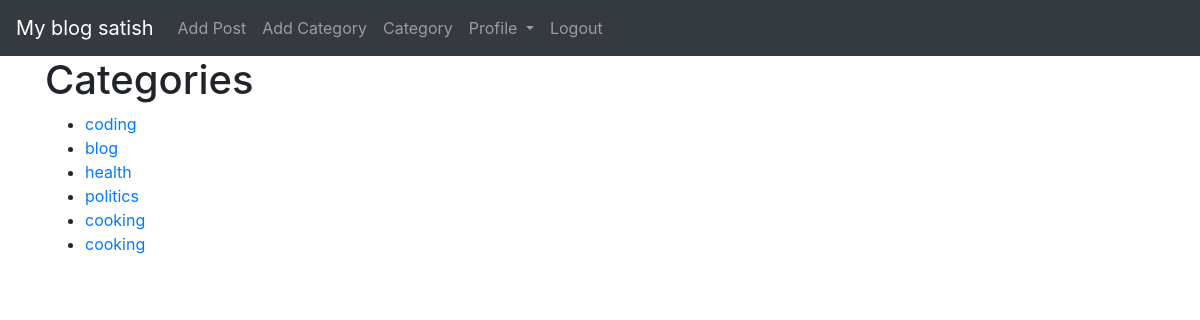
The app's page /category/ (signed in), older data.
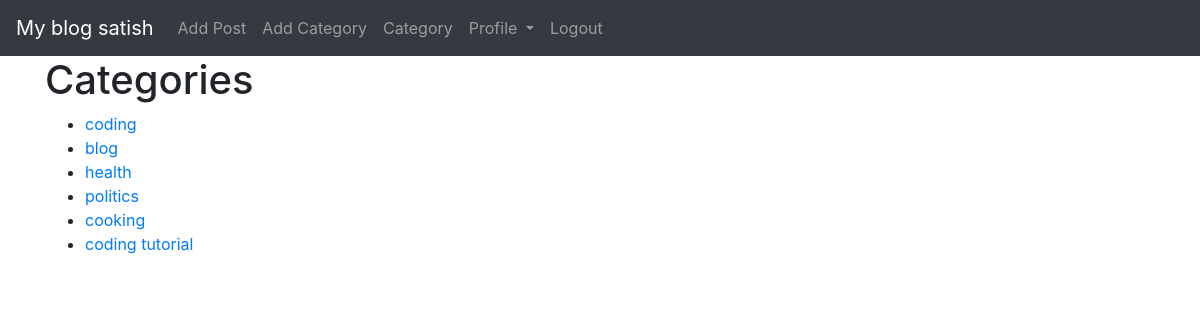
The same page, newer data.
### theblog/models.py (models this page shows, shortened)
class Category(models.Model):
    name = models.CharField(max_length=100)

### theblog/views.py (the view)
# urls.py: path('category/', CategoryView.as_view(),name="category"),
class CategoryView(ListView):
    model = Category
    template_name = 'category_page.html'

### theblog/templates/category_page.html (shortened to what this page needs)
{% extends 'base.html' %}
{% block content %}
<h1>Categories</h1>
<ul>
    {% for cats in object_list %}
        <li>
            <a href="{% url 'home:categoryViews' cats.name|slugify %}">{{cats.name}}</a>
        </li>
    {% endfor %}
</ul>
{% endblock %}

Row changes from the older to the newer data that the page shows:
removed Category: name "cooking"
added Category: name "coding tutorial"
